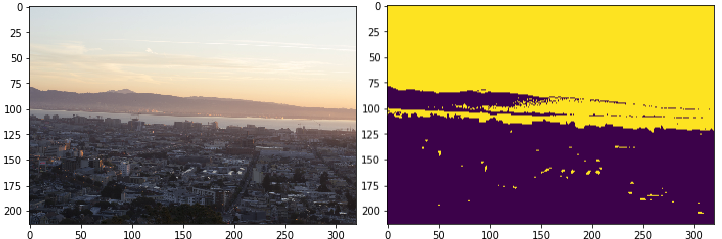
#> input picture ducumentation_images/horizon_doc_1.png, 722 x 239 px
$ python image_recognition.py --image ../ducumentation_images/horizon_doc_1.png   (Python 2 division)
#> lines starting #> are read from the running program, lines starting #| are printed output that depends on the picture; after the words box and inside, x2 and y2 are one past the last pixel; in counts of white or black regions, pixels touching at a corner belong together
### image-recognition-tool/horizon.py
# horizon.py

from imutils import contours
from skimage import measure
import numpy as np
import imutils
import cv2
import random
import os
from matplotlib import pyplot as plt


# [13 lines left out: function calc_angle, not called in this run]


def check_pos(a, a_max, mult):
    return min(a_max-1, a * mult)


# [366 lines left out: functions draw_lines, contrast_changing, find_countour, filter_contour_compare_ctg, filter_contour, hybrid_find_y_average and 7 more, not called in this run]


def horizon_detection(img):
    """
    this function build resulting set of lines for horizon drawing
    it calls for canny to build image map
    then generate hough lines probobalistic transform
    then build threshold image, enject contour as possible horizon
    then build hybrid set of line among hough lines result
    the closest to hough lines horizon-possible set of lines
    returns hybrid line result if that exists, otherwise contour points
    returingn type: (result, flag)
    flag = 1 if hybrid exists
    flag = 0 if contour points returns
    """
    (mu, sigma) = cv2.meanStdDev(img)
    canny = cv2.Canny(img, 30, mu + sigma/4)

    # contrast_delta = 80

    # build hough probobalistic transform
    hough_lines = build_hough_lines(canny)

    # gray = contrast_changing(blurred,contrast_delta)

    # adjust sharpness
    kernel = np.array([[-1, -1, -1], [-1, 9, -1], [-1, -1, -1]])
    img = cv2.filter2D(img, -1, kernel)

    # build threshold image
    thresh_param, thresh = build_threshold(img)

    daytime = check_daytime(thresh_param)

    point_delta = 0.1 * img.shape[0]
    cont = find_countour(thresh)

    indx_list = filter_contour(cont, point_delta)

    horizon_thresh = []
    hybride = []
    if indx_list is not None and len(indx_list):
        horizon_thresh = [[cont[indx_list[0]][0], cont[indx_list[0]][1]]]
        added = [cont[i] for i in indx_list]
        horizon_thresh += added

        hybride = hybride_build(horizon_thresh, img.shape, hough_lines, img)

    result = (hybride, 1) if (hybride and len(hybride) > 3)  else (horizon_thresh, 0)
    print result

    return result, daytime

### image-recognition-tool/image_recognition.py
# !/usr/bin/env python
# main.py

import os
import numpy as np
import imutils
import cv2
import argparse
from matplotlib import pyplot as plt
from matplotlib.backends.backend_pdf import PdfPages

from sun import sun_detection
from horizon import horizon_detection
from horizon import draw_lines
from format import save_results

scale = 4
# maxRadius = 90


def parse_image_path():
    # construct the argument parse and parse the arguments
    parser = argparse.ArgumentParser(description='image recognition tool')
    parser.add_argument("-i", "--image", required=True,
                        help="path to the *.png image file")
    # ap.add_argument("-d", "--dark", required=False,
    #    help="dark image flag")
    args = vars(parser.parse_args())

    if not os.path.isfile('./' + args["image"]):
        parser.error('specified file or folder does not exist')

    if not args["image"].endswith(".png"):
        parser.error('specified file has a wrong extension, \
                      only *.png images are allowed')

    return args["image"]


if __name__ == "__main__":

    img_file = parse_image_path()

    # load the image, convert it to grayscale, and blur
    image = cv2.imread('./' + img_file)
#> image is the input picture: shape (239, 722, 3); mean B, G, R 117.6, 144.3, 164.3
    resized = cv2.resize(image, (0, 0), None, 0.25, 0.25)
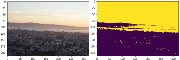
#> resized: shape (60, 180, 3); mean B, G, R 117.7, 144.3, 164.3
    gray = cv2.cvtColor(resized, cv2.COLOR_BGR2GRAY)
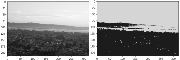
#> gray: shape (60, 180); min 11, max 255, mean 147.4
    blurred = cv2.GaussianBlur(gray, (3, 3), 0)  # (5,5)
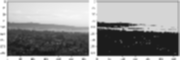
#> blurred: shape (60, 180); min 21, max 255, mean 146.8

    # create image copies for further processing
    full_for_hybrid = image.copy()
    full_for_sun = image.copy()

    # build horizon
    (horizon, result_type), daytime = horizon_detection(blurred)
#> in horizon_detection, `(mu, sigma) = cv2.meanStdDev(img)`: mu = [146.8]; sigma = [84.98]
#> (the run stopped early here; a loop or call above may not have finished)

$ run again, on ducumentation_images/horizon_doc_11.png
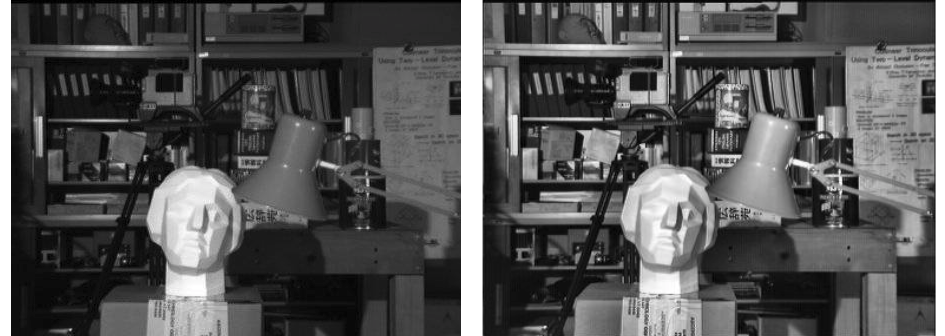
#> input picture ducumentation_images/horizon_doc_11.png, 945 x 336 px
#> image is the input picture: shape (336, 945, 3); mean B, G, R 84.8, 84.7, 84.8
#> `resized = cv2.resize(image, (0, 0), None, 0.25, 0.25)`:
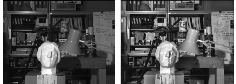
#> resized: shape (84, 236, 3); mean B, G, R 85, 85, 85
#> `blurred = cv2.GaussianBlur(gray, (3, 3), 0)`:
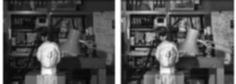
#> blurred: shape (84, 236); min 8, max 255, mean 85.2
#> mu = [85.17]; sigma = [59.72]

$ run again, on ducumentation_images/horizon_doc_12.png
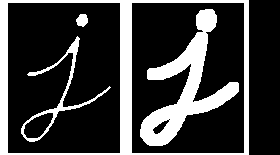
#> input picture ducumentation_images/horizon_doc_12.png, 280 x 155 px
#> image is the input picture: shape (155, 280, 3); 23.4% white; 4 white regions, box (x1, y1, x2, y2) and area: (0, 0, 249, 155) 4995, (140, 9, 239, 146) 4134, (21, 36, 111, 142) 898, (76, 14, 88, 27) 117
#> `resized = cv2.resize(image, (0, 0), None, 0.25, 0.25)`:
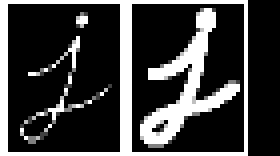
#> resized: shape (39, 70, 3) (shown 4 times larger); min 0, max 255, mean 62.5
#> `blurred = cv2.GaussianBlur(gray, (3, 3), 0)`:
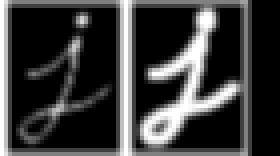
#> blurred: shape (39, 70) (shown 4 times larger); min 0, max 255, mean 59.9
#> mu = [59.93]; sigma = [81.45]

$ run again, on ducumentation_images/horizon_doc_13.png
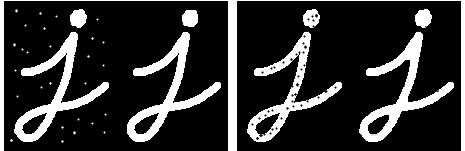
#> input picture ducumentation_images/horizon_doc_13.png, 465 x 151 px
#> image is the input picture: shape (151, 465, 3); min 0, max 255, mean 48.2
#> `resized = cv2.resize(image, (0, 0), None, 0.25, 0.25)`:
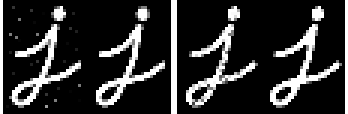
#> resized: shape (38, 116, 3) (shown 3 times larger); min 0, max 255, mean 45.9
#> `blurred = cv2.GaussianBlur(gray, (3, 3), 0)`:
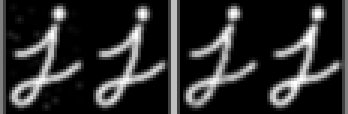
#> blurred: shape (38, 116) (shown 3 times larger); min 0, max 255, mean 44.8
#> mu = [44.78]; sigma = [70.11]
